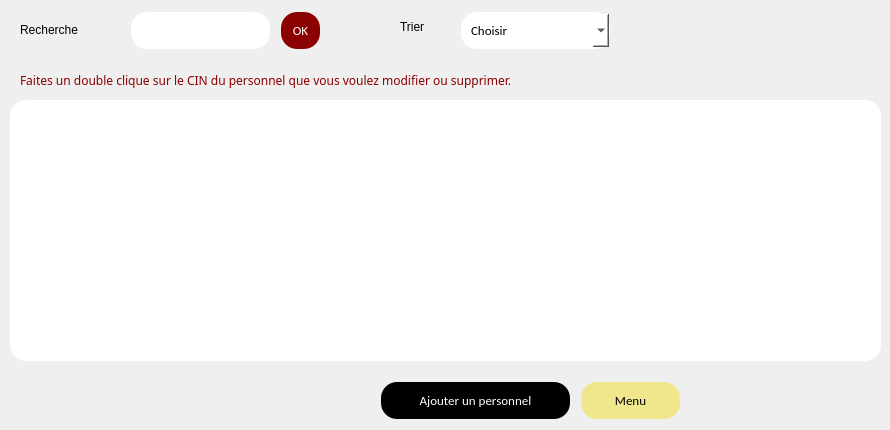
    <widget class="QWidget" name="page_40">
     <widget class="QTableView" name="tableView_11">
      <property name="geometry">
       <rect>
        <x>10</x>
        <y>100</y>
        <width>871</width>
        <height>261</height>
       </rect>
      </property>
      <property name="styleSheet">
       <string notr="true">background-color:white;
border-radius: 16px</string>
      </property>
     </widget>
     <widget class="QLabel" name="label_199">
      <property name="geometry">
       <rect>
        <x>20</x>
        <y>70</y>
        <width>751</width>
        <height>20</height>
       </rect>
      </property>
      <property name="styleSheet">
       <string notr="true">color :#8B0000;
font-family: courrier new;</string>
      </property>
      <property name="text">
       <string>Faites un double clique sur le CIN du personnel que vous voulez modifier ou supprimer.</string>
      </property>
     </widget>
     <widget class="QLabel" name="label_200">
      <property name="geometry">
       <rect>
        <x>20</x>
        <y>20</y>
        <width>101</width>
        <height>20</height>
       </rect>
      </property>
      <property name="text">
       <string>Recherche</string>
      </property>
     </widget>
     <widget class="QLineEdit" name="lineEdit_143">
      <property name="geometry">
       <rect>
        <x>130</x>
        <y>10</y>
        <width>141</width>
        <height>41</height>
       </rect>
      </property>
      <property name="styleSheet">
       <string notr="true">background-color: white	;
  border: none;
  color: black;
  padding: 10px;
  text-align: center;
  text-decoration: none;
font-family:calibri;
  display: inline-block;
  font-size: 13px;
  margin: 2px 1px;
  border-radius : 16px;</string>
      </property>
     </widget>
     <widget class="QLabel" name="label_201">
      <property name="geometry">
       <rect>
        <x>400</x>
        <y>20</y>
        <width>47</width>
        <height>13</height>
       </rect>
      </property>
      <property name="text">
       <string>Trier</string>
      </property>
     </widget>
     <widget class="QComboBox" name="comboBox_31">
      <property name="geometry">
       <rect>
        <x>460</x>
        <y>10</y>
        <width>151</width>
        <height>41</height>
       </rect>
      </property>
      <property name="styleSheet">
       <string notr="true">background-color: white	;
  border: none;
  color: black;
  padding: 10px;
  text-align: center;
  text-decoration: none;
font-family:calibri;
  display: inline-block;
  font-size: 13px;
  margin: 2px 1px;
  border-radius : 16px;</string>
      </property>
      <item>
       <property name="text">
        <string>Choisir</string>
       </property>
      </item>
      <item>
       <property name="text">
        <string>Nom</string>
       </property>
      </item>
      <item>
       <property name="text">
        <string>Prénom</string>
       </property>
      </item>
      <item>
       <property name="text">
        <string>Age croissant</string>
       </property>
      </item>
      <item>
       <property name="text">
        <string>Age décroissant</string>
       </property>
      </item>
     </widget>
     <widget class="QPushButton" name="pushButton_97">
      <property name="geometry">
       <rect>
        <x>280</x>
        <y>10</y>
        <width>41</width>
        <height>41</height>
       </rect>
      </property>
      <property name="styleSheet">
       <string notr="true">background-color: #8B0000	;
  border: none;
  color: white;
  padding: 10px;
  text-align: center;
  text-decoration: none;
font-family:calibri;
  display: inline-block;
  font-size: 13px;
  margin: 2px 1px;
  border-radius : 16px;</string>
      </property>
      <property name="text">
       <string>OK</string>
      </property>
     </widget>
     <widget class="QPushButton" name="pushButton_98">
      <property name="geometry">
       <rect>
        <x>380</x>
        <y>380</y>
        <width>191</width>
        <height>41</height>
       </rect>
      </property>
      <property name="styleSheet">
       <string notr="true">background-color: black;
  border: none;
  color: white;
  padding: 10px;
  text-align: center;
  text-decoration: none;
font-family:calibri;
  display: inline-block;
  font-size: 13px;
  margin: 2px 1px;
  border-radius : 16px;</string>
      </property>
      <property name="text">
       <string>Ajouter un personnel</string>
      </property>
     </widget>
     <widget class="QPushButton" name="pushButton_99">
      <property name="geometry">
       <rect>
        <x>580</x>
        <y>380</y>
        <width>101</width>
        <height>41</height>
       </rect>
      </property>
      <property name="styleSheet">
       <string notr="true">background-color: 	#F0E68C			;
  border: none;
  color: black;
  padding: 10px;
  text-align: center;
  text-decoration: none;
font-family:calibri;
  display: inline-block;
  font-size: 13px;
  margin: 2px 1px;
  border-radius : 16px;</string>
      </property>
      <property name="text">
       <string>Menu</string>
      </property>
     </widget>
    </widget>
